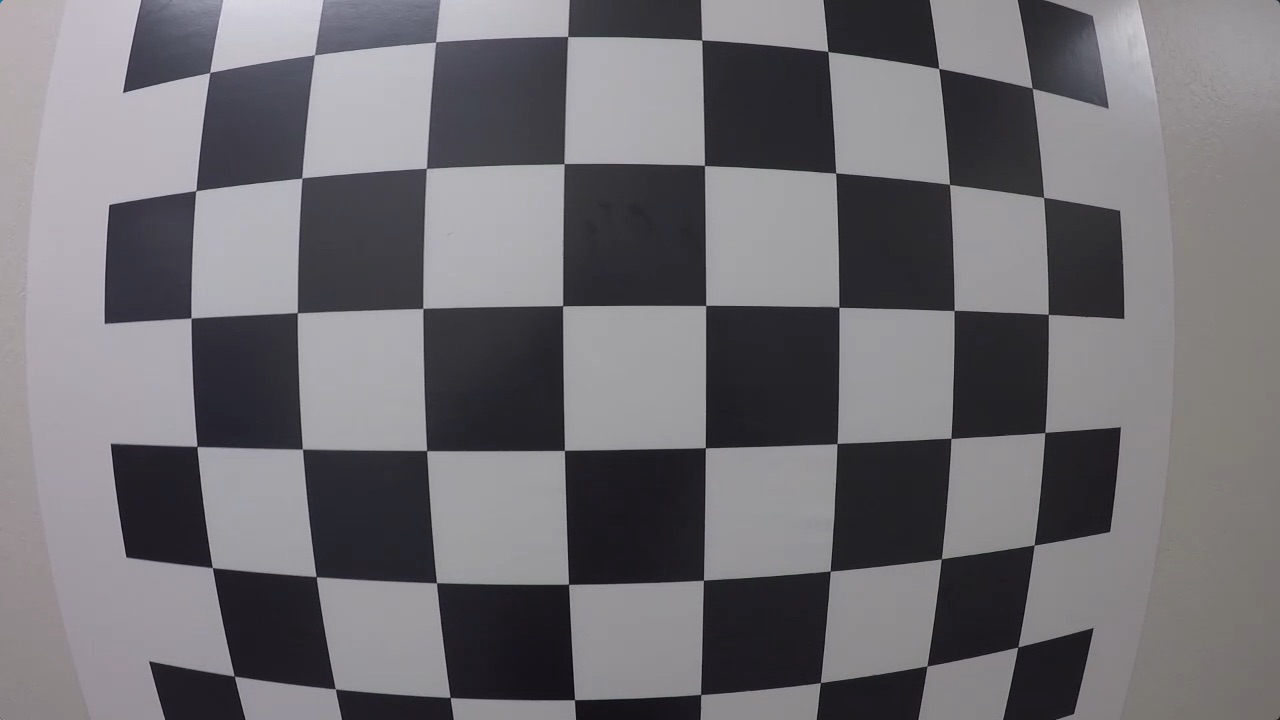
#> input picture Computer_Vision/CalibrationAndUndistortion/calibration_test.png, 1280 x 720 px
$ python calibrationandundistortion.py
#> lines starting #> are read from the running program, lines starting #| are printed output that depends on the picture; after the words box and inside, x2 and y2 are one past the last pixel; in counts of white or black regions, pixels touching at a corner belong together
import numpy as np
import cv2
import matplotlib.pyplot as plt
import matplotlib.image as mpimg

def calibrate_and_distort_image(img,nx,ny):
    # Convert to grayscale
    gray = cv2.cvtColor(img, cv2.COLOR_BGR2GRAY)

    #Array to store object points and image points from all the image
    objpoints = []
    imgpoints = []

    objp = np.zeros((6*8,3),np.float32)
    objp[:,:2] = np.mgrid[0:8,0:6].T.reshape(-1,2) #x,y coordinate

    # Find the chessboard corners
    ret, corners = cv2.findChessboardCorners(gray, (nx, ny), None)


    # If found, draw corners
    if ret == True:
        imgpoints.append(corners)
        objpoints.append(objp)
        # Draw and display the corners
        cv2.drawChessboardCorners(img, (nx, ny), corners, ret)
        ret, mtx, dist, rvecs, tvecs = cv2.calibrateCamera(objpoints, imgpoints, gray.shape[::-1], None, None)
        undist_image = cv2.undistort(img, mtx, dist, None, mtx)

        return mtx,dist,undist_image

def show_undistorted_image(img, undist_image):
    #show origninal image and distorted image
    f, (ax1, ax2) = plt.subplots(1, 2)
    f.tight_layout()
    ax1.imshow(img)
    ax1.set_title('Original Image')
    ax2.imshow(undist_image)
    ax2.set_title('Undistorted Image')
    plt.show()


# prepare object points
nx = 8
ny = 6
# Make a list of calibration images
fname = 'calibration_test.png'
img = cv2.imread(fname)
#> img is the input picture: shape (720, 1280, 3); mean B, G, R 115.4, 110.9, 112.9

# get instrinct matrics, distortion indexes and undistored image
mtx,dist,undist_image = calibrate_and_distort_image(img,nx,ny)
#> in calibrate_and_distort_image, `ret, corners = cv2.findChessboardCorners(gray, (nx, ny), None)`: ret = True; corners = 48 rows, first 8: [209.5, 72.76], [314.5, 54.59], [435.5, 42.04], [567.8, 36.47], [702, 40.03], [827.9, 51.39], [938.9, 68.44], [1032.2, 88.22]
#> in calibrate_and_distort_image, `cv2.drawChessboardCorners(img, (nx, ny), corners, ret)`:
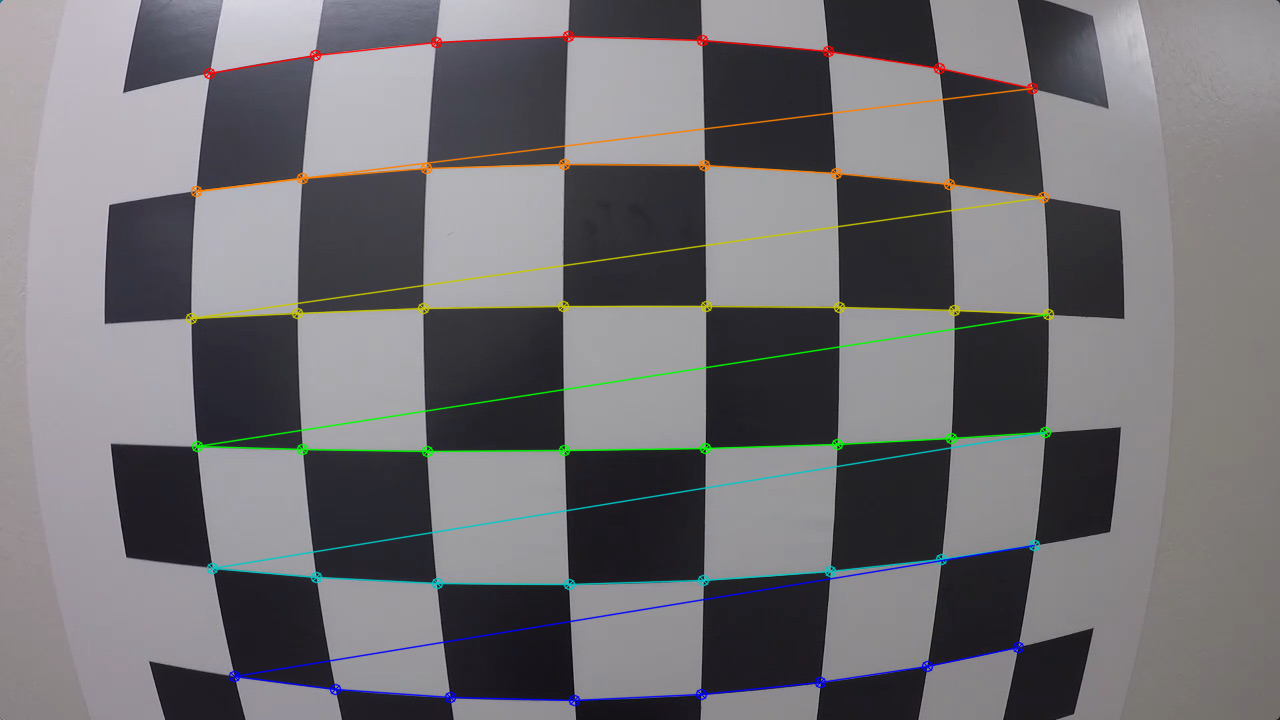
#> img: shape (720, 1280, 3); 3.33% of pixels changed, all inside (x1, y1, x2, y2) = (185, 30, 1055, 707)
#> in calibrate_and_distort_image, `ret, mtx, dist, rvecs, tvecs = cv2.calibrateCamera(objpoints, imgpoint..`: ret = 0.356; mtx = [[754.9, 0, 663], [0, 763.7, 380.7], [0, 0, 1]]; dist = [[-0.436, 0.27, -0.00079, -0.00284, -0.0957]]; rvecs = ([0.0782, -0.107, -0.00635],); tvecs = ([-3.68, -2.48, 4.7],)
#> in calibrate_and_distort_image, `undist_image = cv2.undistort(img, mtx, dist, None, mtx)`:
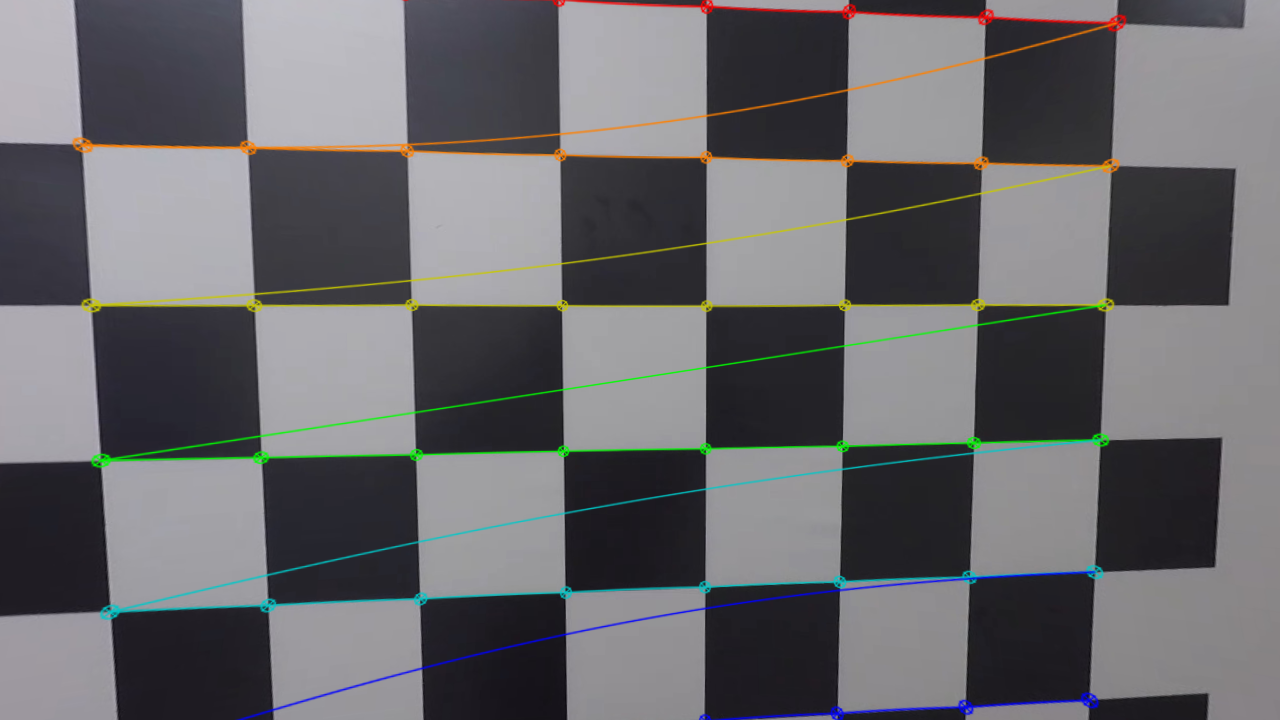
#> undist_image: shape (720, 1280, 3); mean B, G, R 106.7, 103.5, 103.9
#> mtx = [[754.9, 0, 663], [0, 763.7, 380.7], [0, 0, 1]]; dist = [[-0.436, 0.27, -0.00079, -0.00284, -0.0957]]
show_undistorted_image(img, undist_image)
#> in show_undistorted_image, `plt.show()`:
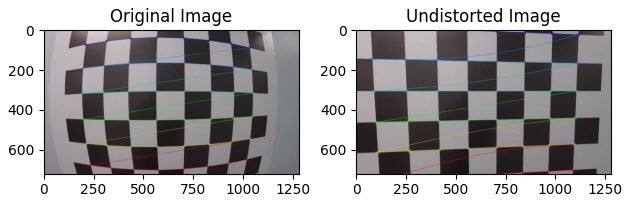
#> figure drawn by matplotlib, 2 panels; B, G, R data is drawn as R, G, B

$ run again, with Computer_Vision/CalibrationAndUndistortion/test_image2.png copied over Computer_Vision/CalibrationAndUndistortion/calibration_test.png
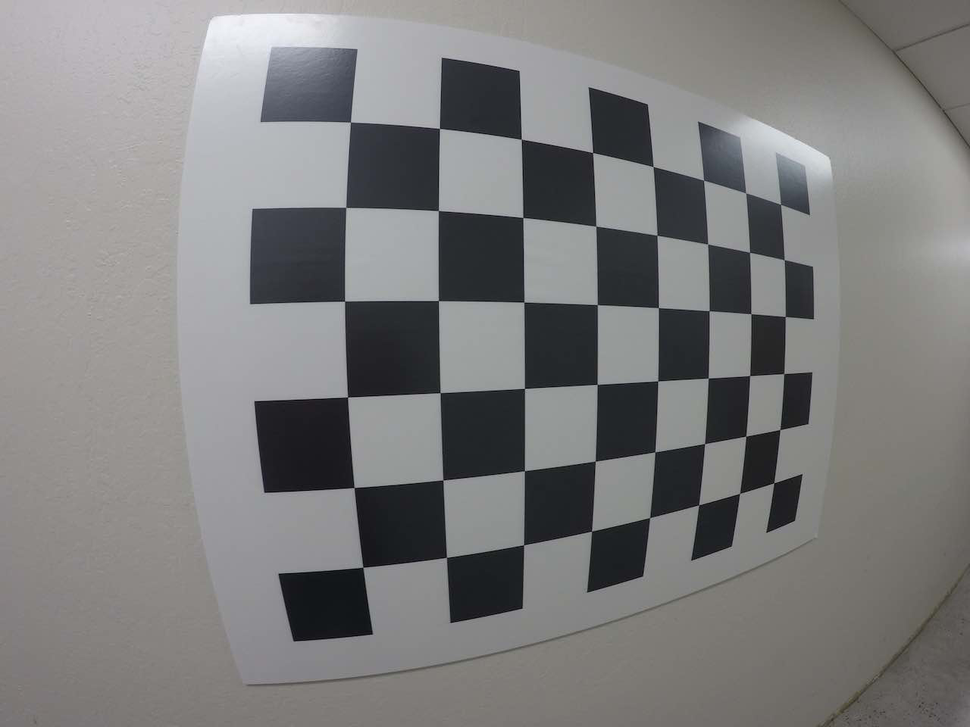
#> input picture Computer_Vision/CalibrationAndUndistortion/test_image2.png, 970 x 727 px, shrunk from 1280 x 960 before the run
#> img is the input picture: shape (727, 970, 3); mean B, G, R 124.9, 125, 125.3
#> in calibrate_and_distort_image, `ret, corners = cv2.findChessboardCorners(gray, (nx, ny), None)`: ret = True; corners = 48 rows, first 8: [350.5, 122], [439.4, 128.4], [521.3, 138.9], [592.7, 152.6], [653.1, 166.6], [703.6, 180.2], [745.6, 193], [780.6, 204.4]
#> in calibrate_and_distort_image, `cv2.drawChessboardCorners(img, (nx, ny), corners, ret)`:
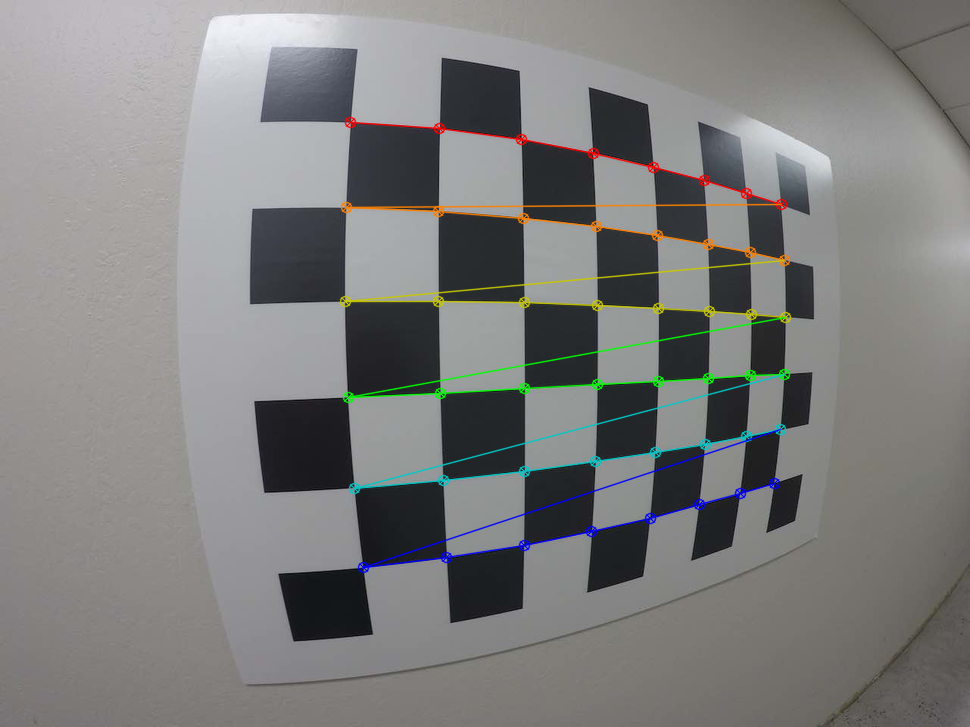
#> img: shape (727, 970, 3); 2.55% of pixels changed, all inside (x1, y1, x2, y2) = (339, 116, 792, 574)
#> in calibrate_and_distort_image, `ret, mtx, dist, rvecs, tvecs = cv2.calibrateCamera(objpoints, imgpoint..`: ret = 0.276; mtx = [[358.9, 0, 482.9], [0, 361.7, 372.3], [0, 0, 1]]; dist = [[-0.197, 0.0683, 0.0012, 0.00599, -0.0173]]; rvecs = ([0.0772, -0.278, -0.0241],); tvecs = ([-1.47, -2.73, 3.43],)
#> `mtx,dist,undist_image = calibrate_and_distort_image(img,nx,ny)`: mtx = [[358.9, 0, 482.9], [0, 361.7, 372.3], [0, 0, 1]]; dist = [[-0.197, 0.0683, 0.0012, 0.00599, -0.0173]]
#> in show_undistorted_image, `plt.show()`:
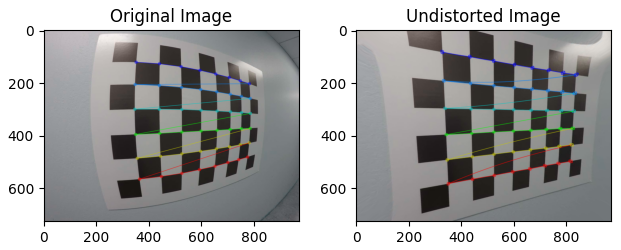
#> figure drawn by matplotlib, 2 panels; B, G, R data is drawn as R, G, B
